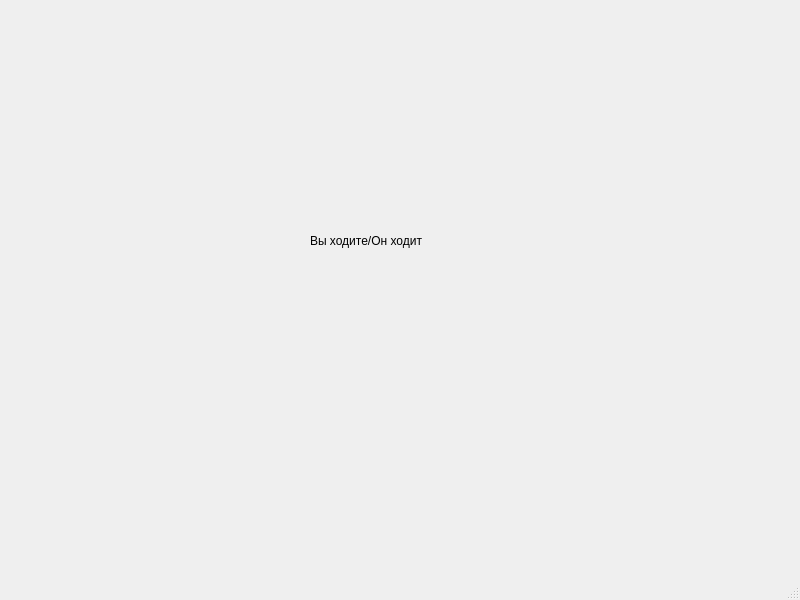
<?xml version="1.0" encoding="UTF-8"?>
<ui version="4.0">
 <class>ClientMainWindow</class>
 <widget class="QMainWindow" name="ClientMainWindow">
  <property name="geometry">
   <rect>
    <x>0</x>
    <y>0</y>
    <width>800</width>
    <height>600</height>
   </rect>
  </property>
  <property name="windowTitle">
   <string>MainWindow</string>
  </property>
  <widget class="QWidget" name="centralwidget">
   <widget class="QLabel" name="label">
    <property name="geometry">
     <rect>
      <x>310</x>
      <y>150</y>
      <width>141</width>
      <height>181</height>
     </rect>
    </property>
    <property name="text">
     <string>Вы ходите/Он ходит</string>
    </property>
   </widget>
  </widget>
  <widget class="QMenuBar" name="menubar">
   <property name="geometry">
    <rect>
     <x>0</x>
     <y>0</y>
     <width>800</width>
     <height>21</height>
    </rect>
   </property>
  </widget>
  <widget class="QStatusBar" name="statusbar"/>
 </widget>
 <resources/>
 <connections/>
</ui>
